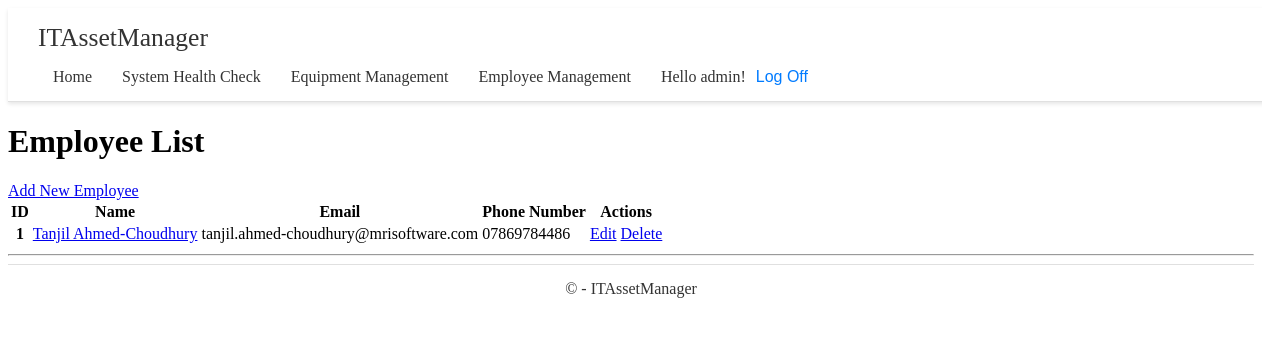
The page /employee/ (signed in) on the database its author committed.
### app/models.py (models this page shows, shortened)
class Employee(models.Model):
    POSITION_CHOICES = [
        ('manager', 'Manager'),
        ('technician', 'Technician'),
        ('administrator', 'Administrator'),
        ('intern', 'Intern'),
    ]
    first_name = models.CharField(max_length=50)
    last_name = models.CharField(max_length=50)
    email = models.EmailField(unique=True)
    phone_number = models.CharField(max_length=15, null=True, blank=True)  # Nullable and blankable
    position = models.CharField(max_length=20, choices=POSITION_CHOICES, default='intern')
    hire_date = models.DateField(default=date.today)  # Default to current day
    equipment = models.ManyToManyField(Equipment, blank=True)

### app/decorators.py (the view)
    def wrapper(request, *args, **kwargs):
        if not request.user.is_authenticated:
            return redirect('login')
        return view_func(request, *args, **kwargs)

### app/views.py (called while the page is built)
@login_required
def employee_list(request):
    employees = Employee.objects.all()
    return render(request, 'app/employee/employee_list.html', {'employees': employees})

### app/templates/app/employee/employee_list.html (shortened to what this page needs)
{% extends 'app/base.html' %}
{% load static %}
{% block content %}
<div class="container mt-4">
    <h1 class="mb-4">Employee List</h1>
    <a class="btn btn-primary mb-3" href="{% url 'employee_create' %}">Add New Employee</a>
    <table class="table table-striped table-hover">
        <thead class="thead-dark">
            <tr>
                <th scope="col">ID</th>
                <th scope="col">Name</th>
                <th scope="col">Email</th>
                <th scope="col">Phone Number</th>
                <th scope="col">Actions</th>
            </tr>
        </thead>
        <tbody>
            {% for employee in employees %}
            <tr>
                <th scope="row">{{ forloop.counter }}</th>
                <td>
                    <a class="employee-link" href="{% url 'employee_detail' employee.pk %}">{{ employee.first_name }} {{ employee.last_name }}</a>
                </td>
                <td>{{ employee.email }}</td>
                <td>{{ employee.phone_number }}</td>
                <td>
                    <a class="btn btn-secondary btn-sm" href="{% url 'employee_update' employee.pk %}">Edit</a>
                    <form method="post" action="{% url 'employee_delete' employee.pk %}" style="display:inline;">
                    <a class="btn btn-danger btn-sm" href="{% url 'employee_delete' employee.pk %}">Delete</a>
                    </form>
                </td>
            </tr>
            {% endfor %}
        </tbody>
    </table>
</div>
{% endblock %}

### app/templates/app/loginpartial.html (shortened to what this page needs)
{% if user.is_authenticated %}
<div class="navbar-user-actions">
    <span class="navbar-user-greeting">Hello {{ user.username }}!</span>
    <form id="logoutForm" action="{% url 'logout' %}" method="post" class="navbar-logoff-form">
        <button type="submit" class="navbar-logoff-button">Log Off</button>
    </form>
</div>
{% else %}
<div class="navbar-user-actions">
    <a href="{% url 'login' %}" class="navbar-logoff-button">Log In</a>
</div>
{% endif %}

### app/static/app/content/base.css (style rules this page uses)
.navbar-user-actions { display: flex; align-items: self-end; margin-left: auto; }
.navbar-user-actions .navbar-user-greeting { color: #333; font-size: 1rem; padding-right: 10px; }
.navbar-user-actions .navbar-logoff-button { color: #007bff; text-decoration: none; font-size: 1rem; background: none; border: none; cursor: pointer; padding: 0; transition: color 0.3s ease; }

### rows shown on the page
Employee: first_name "Tanjil", last_name "Ahmed-Choudhury", email "tanjil.ahmed-choudhury@mrisoftware.com", phone_number "07869784486"

### other values the page prints
{{ user.username }} "admin"
